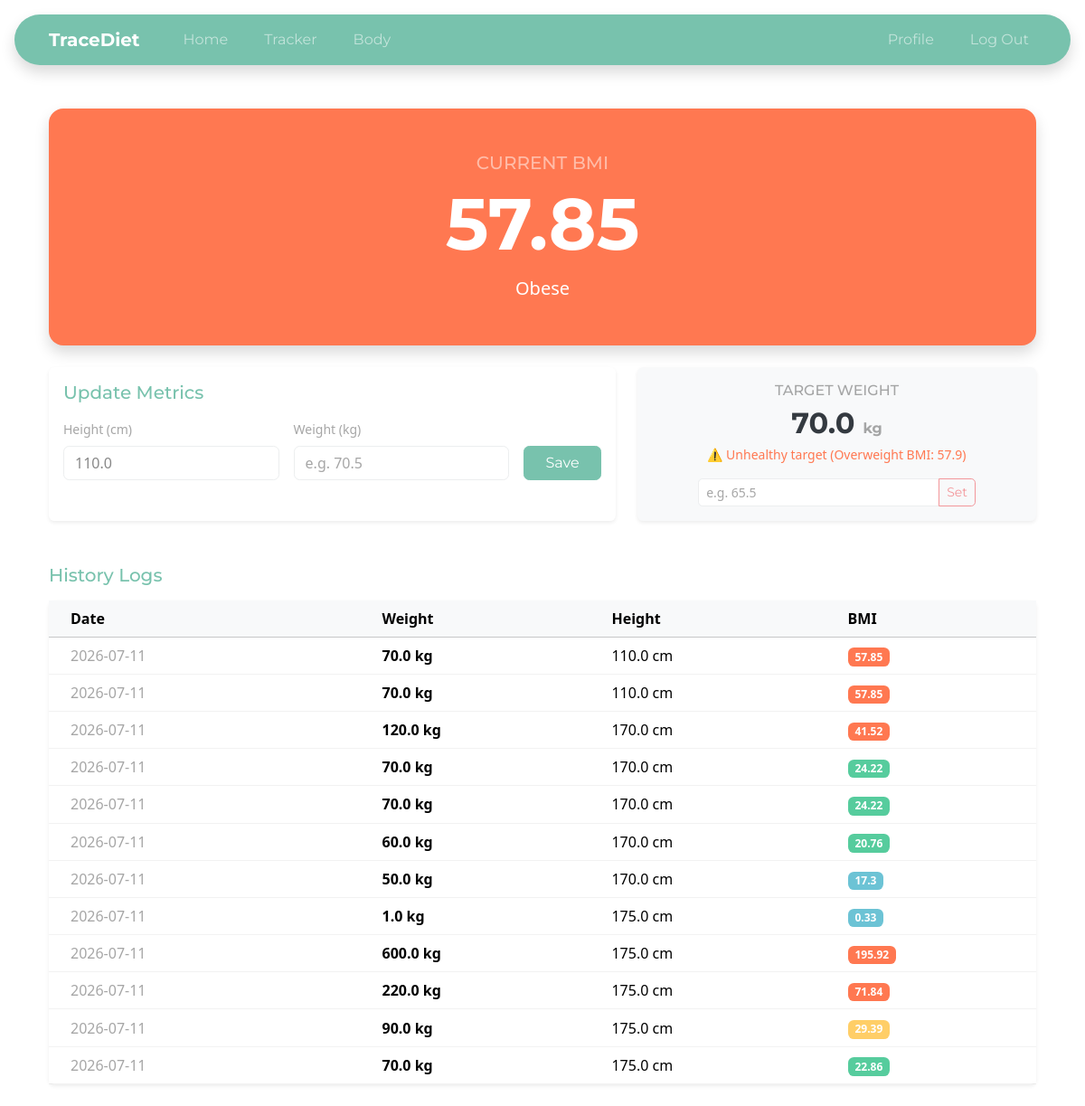
/body (signed in), run on the app's committed database.
### tables this page shows
CREATE TABLE body_logs (
    id INTEGER PRIMARY KEY AUTOINCREMENT,
    user_id INTEGER NOT NULL,
    weight REAL NOT NULL,
    height REAL NOT NULL,
    bmi REAL NOT NULL,
    date DATE DEFAULT CURRENT_DATE,
    FOREIGN KEY (user_id) REFERENCES users (id)
);

CREATE TABLE user_goals (
    user_id INTEGER PRIMARY KEY,
    target_weight REAL,
    daily_calorie_target INTEGER,
    FOREIGN KEY (user_id) REFERENCES users (id)
);

### app.py (the view)
@app.route("/body", methods=["GET", "POST"])
def body():
    if not session.get("user_id"):
        flash("Please log in to view your body metrics.", "danger")
        return redirect("/login")
    user_id = session["user_id"]
    if request.method == "POST":
        weight_str = request.form.get("weight")
        height_str = request.form.get("height")
        target_weight_str = request.form.get("target_weight")
        if weight_str and height_str:
            try:
                weight = float(weight_str)
                height = float(height_str)
            except ValueError:
                flash("Please enter valid numbers.", "danger")
                return redirect("/body")
            if weight <= 0 or height <= 0:
                flash("Weight and height must be positive numbers.", "danger")
                return redirect("/body")
            height_m = height / 100.0
            bmi = round(weight / (height_m**2), 2)
            db.execute(
                "INSERT INTO body_logs (user_id, weight, height, bmi, date) VALUES (?, ?, ?, ?, CURRENT_DATE)",
                user_id,
                weight,
                height,
                bmi,
            )
            flash(f"Log added successfully! Your BMI is {bmi}.", "success")
            return redirect("/body")
        elif target_weight_str:
            try:
                target_weight = float(target_weight_str)
            except ValueError:
                flash("Please enter a valid target weight.", "danger")
                return redirect("/body")
            if target_weight <= 0:
                flash("Target weight must be positive.", "danger")
                return redirect("/body")
            existing_goal = db.execute(
                "SELECT * FROM user_goals WHERE user_id = ?", user_id
            )
            if existing_goal:
                db.execute(
                    "UPDATE user_goals SET target_weight = ? WHERE user_id = ?",
                    target_weight,
                    user_id,
                )
            else:
                db.execute(
                    "INSERT INTO user_goals (user_id, target_weight, daily_calorie_target) VALUES (?, ?, 0)",
                    user_id,
                    target_weight,
                )
            flash("Target weight updated successfully!", "success")
            return redirect("/body")
        else:
            flash("Invalid submission.", "danger")
            return redirect("/body")
    else:
        logs = db.execute(
            "SELECT * FROM body_logs WHERE user_id = ? ORDER BY date DESC, id DESC",
            user_id,
        )
        latest_log = logs[0] if len(logs) > 0 else None
        goals = db.execute("SELECT * FROM user_goals WHERE user_id = ?", user_id)
        goal = goals[0] if len(goals) > 0 else None
        return render_template("body.html", logs=logs, latest_log=latest_log, goal=goal)

### templates/body.html (shortened to what this page needs)
{% extends "layout.html" %}
{% block main %}
<div class="container">
    {% set bg_color = 'bg-secondary' %}
    {% set status_text = 'No Data' %}
    {% if latest_log %}
    {% if latest_log.bmi < 18.5 %} {% set bg_color='bg-info' %} {% set status_text='Underweight' %} {% elif
        latest_log.bmi < 25 %} {% set bg_color='bg-success' %} {% set status_text='Normal Weight' %} {% elif
        latest_log.bmi < 30 %} {% set bg_color='bg-warning' %} {% set status_text='Overweight' %} {% else %} {% set
        bg_color='bg-danger' %} {% set status_text='Obese' %} {% endif %} {% endif %} <div
        class="card {{ bg_color }} text-white text-center shadow border-0 rounded-4 mb-4">
        <div class="card-body py-5">
            <h5 class="text-white-50 text-uppercase tracking-wide mb-2">Current BMI</h5>
            {% if latest_log %}
            <h1 class="display-1 fw-bold mb-0">{{ latest_log.bmi }}</h1>
            <p class="lead mt-2 mb-0 fw-medium">{{ status_text }}</p>
            {% else %}
            <h1 class="display-1 fw-bold mb-0">--</h1>
            <p class="lead mt-2 mb-0 fw-medium">Add your first measurement below</p>
            {% endif %}
        </div>
</div>
<div class="row mb-5">
    <div class="col-md-7 mb-3 mb-md-0">
        <div class="card shadow-sm h-100 border-0">
            <div class="card-body">
                <h5 class="card-title text-primary mb-3">Update Metrics</h5>
                <form action="/body" method="post" class="row g-3 align-items-end">
                    <div class="col-sm-5">
                        <label class="form-label small text-muted">Height (cm)</label>
                        <input type="number" step="0.1" class="form-control" name="height" placeholder="e.g. 175"
                            value="{{ latest_log.height if latest_log else '' }}" required>
                    </div>
                    <div class="col-sm-5">
                        <label class="form-label small text-muted">Weight (kg)</label>
                        <input type="number" step="0.1" class="form-control" name="weight" placeholder="e.g. 70.5"
                            required>
                    </div>
                    <div class="col-sm-2 d-grid">
                        <button type="submit" class="btn btn-primary">Save</button>
                    </div>
                </form>
            </div>
        </div>
    </div>
    <div class="col-md-5">
        <div class="card shadow-sm h-100 border-0 bg-light">
            <div class="card-body d-flex flex-column justify-content-center align-items-center text-center">
                <h6 class="text-muted text-uppercase mb-2">Target Weight</h6>
                {% if goal and goal.target_weight %}
                <h2 class="text-dark fw-bold mb-1">{{ goal.target_weight }} <span class="fs-6 text-muted">kg</span></h2>
                {% if latest_log and latest_log.height %}
                {% set target_bmi = (goal.target_weight / ((latest_log.height / 100) ** 2)) | round(1) %}
                {% if target_bmi < 18.5 %} <p class="text-danger small fw-medium mb-3">
                    ⚠️ Unhealthy target (Underweight BMI: {{ target_bmi }})
                    </p>
                    {% elif target_bmi >= 25 %}
                    <p class="text-danger small fw-medium mb-3">
                        ⚠️ Unhealthy target (Overweight BMI: {{ target_bmi }})
                    </p>
                    {% else %}
                    <p class="text-success small fw-medium mb-3">
                        ✓ Healthy target (BMI: {{ target_bmi }})
                    </p>
                    {% endif %}
                    {% else %}
                    <p class="text-muted small mb-3">Enter your height to see target health.</p>
                    {% endif %}
                    {% else %}
                    <p class="text-muted small mb-3">You haven't set a goal yet.</p>
                    {% endif %}
                    <form action="/body" method="post" class="input-group input-group-sm w-75">
                        <input type="number" step="0.1" class="form-control" name="target_weight"
                            placeholder="e.g. 65.5" required>
                        <button class="btn btn-outline-secondary" type="submit">Set</button>
                    </form>
            </div>
        </div>
    </div>
</div>
<h5 class="text-primary mb-3">History Logs</h5>
<div class="card shadow-sm border-0">
    <div class="table-responsive">
        <table class="table table-hover align-middle mb-0">
            <thead class="table-light">
                <tr>
                    <th class="ps-4">Date</th>
                    <th>Weight</th>
                    <th>Height</th>
                    <th>BMI</th>
                </tr>
            </thead>
            <tbody>
                {% if logs %}
                {% for log in logs %}
                <tr>
                    <td class="ps-4 text-muted">{{ log.date }}</td>
                    <td class="fw-bold">{{ log.weight }} kg</td>
                    <td>{{ log.height }} cm</td>
                    <td>
                        <span class="badge
                                    {% if log.bmi < 18.5 %}bg-info
                                    {% elif log.bmi < 25 %}bg-success
                                    {% elif log.bmi < 30 %}bg-warning
                                    {% else %}bg-danger{% endif %}">
                            {{ log.bmi }}
                        </span>
                    </td>
                </tr>
                {% endfor %}
                {% else %}
                <tr>
                    <td colspan="4" class="text-center text-muted py-4">No logs found. Start by adding
                        your metrics above.</td>
                </tr>
                {% endif %}
            </tbody>
        </table>
    </div>
</div>
</div>
{% endblock %}

### templates/layout.html (shortened to what this page needs)
<!doctype html>
<html lang="en" data-bs-theme="light">
<head>
    <link href="https://cdnjs.cloudflare.com/ajax/libs/bootswatch/5.3.3/minty/bootstrap.min.css" rel="stylesheet" />
</head>
<body>
    <header>
        <nav class="navbar navbar-expand bg-primary m-3 rounded-pill shadow py-2" data-bs-theme="dark">
            <div class="container px-4 d-flex align-items-center">
                <a class="navbar-brand fw-bold mb-0 d-flex align-items-center" href="/">TraceDiet</a>
                <div class="d-flex flex-row align-items-center flex-grow-1 justify-content-between">
                    {% if session["user_id"] %}
                    <ul class="navbar-nav flex-row align-items-center gap-0 gap-md-4 mb-0 ms-md-4 ms-0">
                        <li class="nav-item">
                            <a class="nav-link py-0 px-2" href="/" aria-current="page">Home</a>
                        </li>
                        <li class="nav-item">
                            <a class="nav-link py-0 px-2" href="/tracker">Tracker</a>
                        </li>
                        <li class="nav-item">
                            <a class="nav-link py-0 px-2" href="/body">Body</a>
                        </li>
                    </ul>
                    <ul class="navbar-nav flex-row align-items-center gap-0 gap-md-4 mb-0">
                        <li class="nav-item">
                            <a class="nav-link py-0 px-2" href="/profile">Profile</a>
                        </li>
                        <li class="nav-item">
                            <a class="nav-link py-0 px-2" href="/logout">Log Out</a>
                        </li>
                    </ul>
                    {% endif %}
                </div>
            </div>
        </nav>
    </header>
    <main class="container py-4">
        {% block main %}{% endblock %}
    </main>
</body>
</html>

### data on the page
body_logs: bmi "57.85", height "110.0", date "2026-07-11", weight "70.0"
user_goals: target_weight "70.0"
body_logs: date "2026-07-11", weight "70.0", height "110.0", bmi "57.85"
body_logs: date "2026-07-11", weight "120.0", height "170.0", bmi "41.52"
body_logs: date "2026-07-11", weight "70.0", height "170.0", bmi "24.22"
body_logs: date "2026-07-11", weight "70.0", height "170.0", bmi "24.22"
body_logs: date "2026-07-11", weight "60.0", height "170.0", bmi "20.76"
body_logs: date "2026-07-11", weight "50.0", height "170.0", bmi "17.3"
body_logs: date "2026-07-11", weight "1.0", height "175.0", bmi "0.33"
body_logs: date "2026-07-11", weight "600.0", height "175.0", bmi "195.92"
body_logs: date "2026-07-11", weight "220.0", height "175.0", bmi "71.84"
body_logs: date "2026-07-11", weight "90.0", height "175.0", bmi "29.39"
body_logs: date "2026-07-11", weight "70.0", height "175.0", bmi "22.86"

### other printed values
{{ status_text }} "Obese"
{{ target_bmi }} "57.9"
